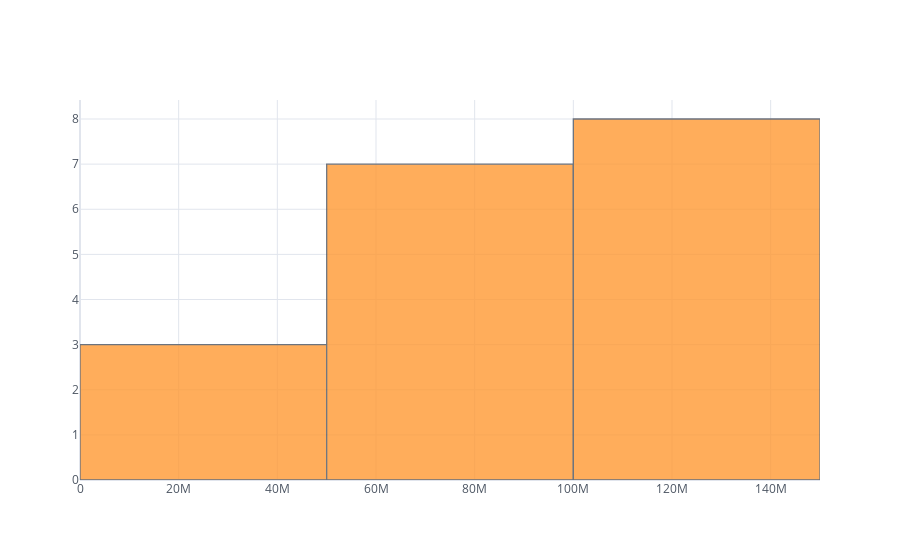

Notebook code cell kept with this figure:
### Markdown cell above
# Histogram

### Code cell
df_population['Mexico'].iplot(kind='hist')

### Figure 1 — Plotly figure (JSON) as saved in the notebook; plotly's stock layout.template omitted (floating-point values rounded to 4 significant figures)
{"data": [{"histfunc": "count", "histnorm": "", "marker": {"color": "rgba(255, 153, 51, 1.0)", "line": {"color": "#4D5663", "width": 1.3}}, "name": "Mexico", "opacity": 0.8, "orientation": "v", "type": "histogram", "x": [32350596, 37771859, 44123853, 51493565, 59607953, 67761372, 75983485, 83943132, 91663285, 98899845, 106005203, 114092963, 121858258, 123333376, 124777324, 126190788, 127575529, 128932753]}], "layout": {"autosize": true, "barmode": "overlay", "legend": {"bgcolor": "#FFFFFF", "font": {"color": "#4D5663"}}, "paper_bgcolor": "#FFFFFF", "plot_bgcolor": "#FFFFFF", "title": {"font": {"color": "#4D5663"}}, "xaxis": {"autorange": false, "gridcolor": "#E1E5ED", "range": [-0.5, 150000000.0], "showgrid": true, "tickfont": {"color": "#4D5663"}, "title": {"font": {"color": "#4D5663"}, "text": ""}, "type": "linear", "zerolinecolor": "#E1E5ED"}, "yaxis": {"autorange": false, "gridcolor": "#E1E5ED", "range": [0, 8.421], "showgrid": true, "tickfont": {"color": "#4D5663"}, "title": {"font": {"color": "#4D5663"}, "text": ""}, "zerolinecolor": "#E1E5ED"}}}
